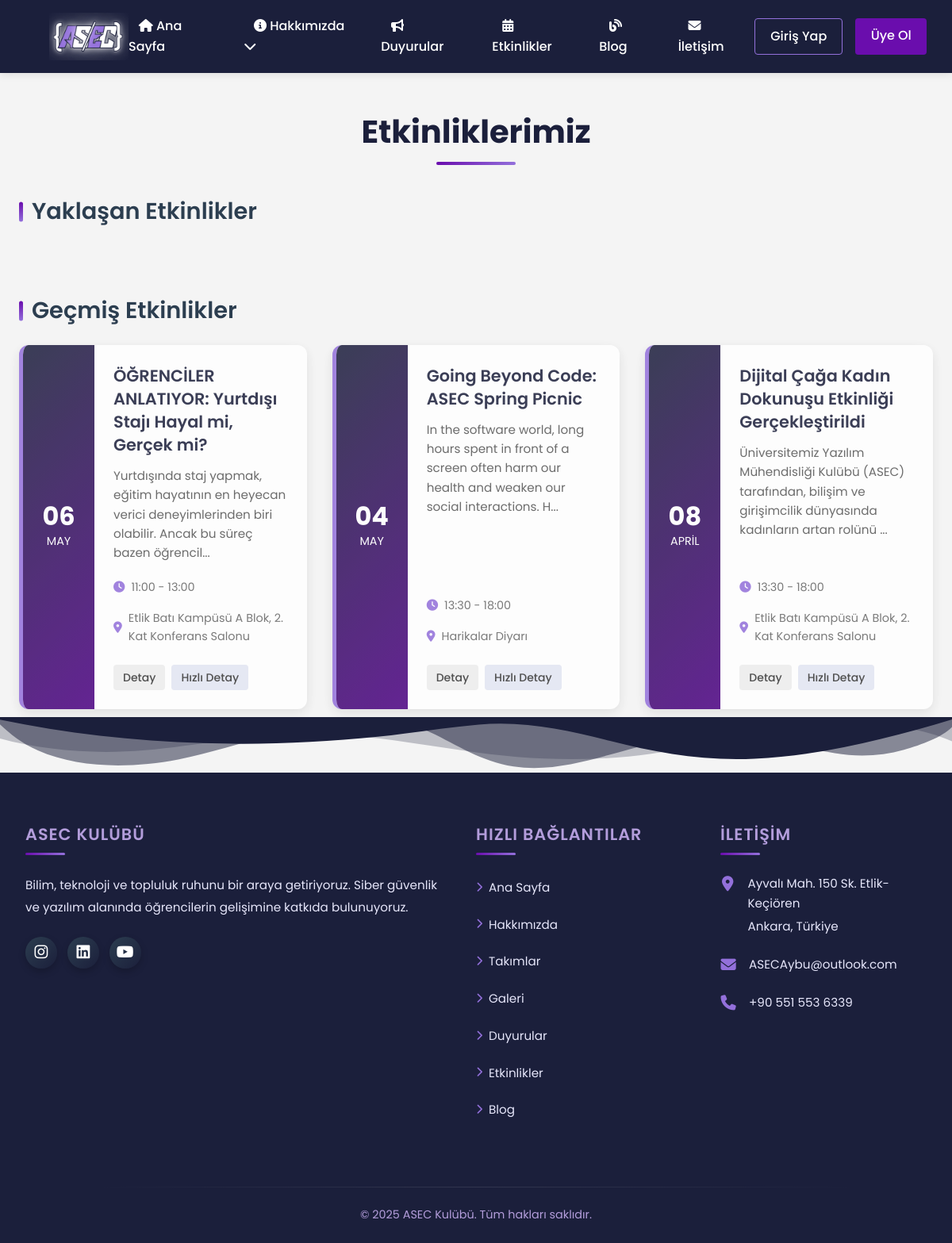
Screenshot of /etkinlikler.php with the database file from the repository.
### tables this page shows
CREATE TABLE `etkinlikler` (
  `id` int(11) NOT NULL,
  `baslik` varchar(255) NOT NULL,
  `aciklama` text DEFAULT NULL,
  `tarih` date NOT NULL,
  `saat` varchar(20) DEFAULT NULL,
  `yer` varchar(255) DEFAULT NULL,
  `kayit_link` varchar(255) DEFAULT NULL,
  `foto_link` varchar(255) DEFAULT NULL
);

### etkinlikler.php (the view, shortened to what this page needs)
<!DOCTYPE html>
<html lang="tr">
<head>
    <?php include 'includes/head-meta.php'; ?>
    <link rel="stylesheet" href="css/etkinlikler.css">
</head>
<body>
    <?php include 'header.php'; ?>
    <main>
        <div class="events-container">
            <h2 class="page-title">Etkinliklerimiz</h2>
            <?php
            require_once 'db.php';
            $today = date('Y-m-d');
            $stmt = $pdo->prepare("SELECT * FROM etkinlikler ORDER BY tarih DESC");
            $stmt->execute();
            $etkinlikler = $stmt->fetchAll();
            ?>
            <section class="events-section">
                <h3 class="section-title">Yaklaşan Etkinlikler</h3>
            </section>
            <section class="events-section past-events">
                <h3 class="section-title">Geçmiş Etkinlikler</h3>
                <div class="events-grid">
                <?php foreach ($etkinlikler as $etkinlik):
                    if ($etkinlik['tarih'] < $today): ?>
                    <div class="event-card past">
                        <div class="event-date">
                            <?php $t = strtotime($etkinlik['tarih']); ?>
                            <span class="day"><?= date('d', $t) ?></span>
                            <span class="month"><?= strftime('%B', $t) ?></span>
                        </div>
                        <div class="event-details">
                            <h4><?= htmlspecialchars($etkinlik['baslik']) ?></h4>
                            <p class="event-description"><?= htmlspecialchars(mb_substr($etkinlik['aciklama'], 0, 120)) . (mb_strlen($etkinlik['aciklama']) > 120 ? '...' : '') ?></p>
                            <div class="event-info">
                                <span><i class="fas fa-clock"></i> <?= htmlspecialchars($etkinlik['saat']) ?></span>
                                <span><i class="fas fa-map-marker-alt"></i> <?= htmlspecialchars($etkinlik['yer']) ?></span>
                            </div>
                            <div style="margin-top: 8px; display: flex; gap: 8px;">
                                <a href="etkinlik-detay.php?id=<?= $etkinlik['id'] ?>" class="btn btn-sm btn-info" style="background:#eee;border-radius:4px;padding:5px 12px;font-size:14px;">Detay</a>
<a href="#" class="btn btn-sm btn-info detay-modal-btn" data-id="<?= $etkinlik['id'] ?>" style="background:#e3e6f3;border-radius:4px;padding:5px 12px;font-size:14px;">Hızlı Detay</a>
                            </div>
                        </div>
                    </div>
                <?php endif; endforeach; ?>
                </div>
            </section>
        </div>
    </main>
    <?php include 'footer.php'; ?>
</body>
</html>

### css/etkinlikler.css (style rules this page uses)
.events-container { max-width: 1200px; margin: 3rem auto 5rem; padding: 0 1.5rem; }
.page-title { font-size: 2.5rem; font-weight: 700; color: #1B1F3B; margin-bottom: 2.5rem; text-align: center; position: relative; padding-bottom: 1rem; }
.page-title::after { content: ''; position: absolute; bottom: 0; left: 50%; transform: translateX(-50%); width: 100px; height: 4px; background: linear-gradient(90deg, #6A0DAD, #9370DB); border-radius: 2px; }
.section-title { font-size: 1.8rem; font-weight: 600; color: #2C3E50; margin: 2rem 0 1.5rem; position: relative; padding-left: 1rem; }
.section-title::before { content: ''; position: absolute; left: 0; top: 50%; transform: translateY(-50%); width: 5px; height: 25px; background: linear-gradient(to bottom, #6A0DAD, #9370DB); border-radius: 3px; }
.events-grid { display: grid; grid-template-columns: repeat(auto-fill, minmax(350px, 1fr)); gap: 2rem; margin-bottom: 3rem; }
.event-card { background-color: #fff; border-radius: 12px; overflow: hidden; box-shadow: 0 5px 15px rgba(0, 0, 0, 0.1); transition: all 0.3s ease; display: flex; height: 100%; position: relative; }
.event-card.past { border-left: 5px solid #9370DB; opacity: 0.85; }
.event-date { background: linear-gradient(135deg, #1B1F3B, #4B0082); color: #fff; padding: 1.5rem 1rem; display: flex; flex-direction: column; align-items: center; justify-content: center; min-width: 90px; text-align: center; }
.event-date .day { font-size: 2rem; font-weight: 700; line-height: 1; }
.event-date .month { font-size: 0.9rem; text-transform: uppercase; margin-top: 0.3rem; }
.event-details { padding: 1.5rem; flex-grow: 1; display: flex; flex-direction: column; }
.event-details h4 { font-size: 1.3rem; font-weight: 600; color: #1B1F3B; margin-bottom: 0.8rem; line-height: 1.4; }
.event-description { font-size: 0.95rem; color: #555; margin-bottom: 1.2rem; line-height: 1.6; flex-grow: 1; }
.event-info { display: flex; flex-wrap: wrap; gap: 1rem; margin-bottom: 1rem; font-size: 0.9rem; color: #666; }
.event-info span { display: flex; align-items: center; }
.event-info i { color: #9370DB; margin-right: 0.5rem; }
.btn { display: inline-flex; align-items: center; justify-content: center; padding: 0.6rem 1.2rem; border-radius: 50px; font-weight: 500; font-size: 0.9rem; transition: all 0.3s ease; text-align: center; cursor: pointer; }
.btn-info { background-color: #f5f5f5; color: #333; }
.past-events { margin-top: 4rem; }

### rows the page displays
etkinlikler: tarih "06", tarih "MAY", baslik "ÖĞRENCİLER ANLATIYOR: Yurtdışı Stajı Hayal mi, Gerçek mi?", aciklama "Yurtdışında staj yapmak, eğitim hayatının en heyecan verici deneyimlerinden biri olabilir. Ancak bu süreç bazen öğrencil", saat "11:00 - 13:00", yer "Etlik Batı Kampüsü A Blok, 2. Kat Konferans Salonu"
etkinlikler: tarih "04", tarih "MAY", baslik "Going Beyond Code: ASEC Spring Picnic", aciklama "In the software world, long hours spent in front of a screen often harm our health and weaken our social interactions. H", saat "13:30 - 18:00", yer "Harikalar Diyarı"
etkinlikler: tarih "08", tarih "APRIL", baslik "Dijital Çağa Kadın Dokunuşu Etkinliği Gerçekleştirildi", aciklama "Üniversitemiz Yazılım Mühendisliği Kulübü (ASEC) tarafından, bilişim ve girişimcilik dünyasında kadınların artan rolünü", saat "13:30 - 18:00", yer "Etlik Batı Kampüsü A Blok, 2. Kat Konferans Salonu"
